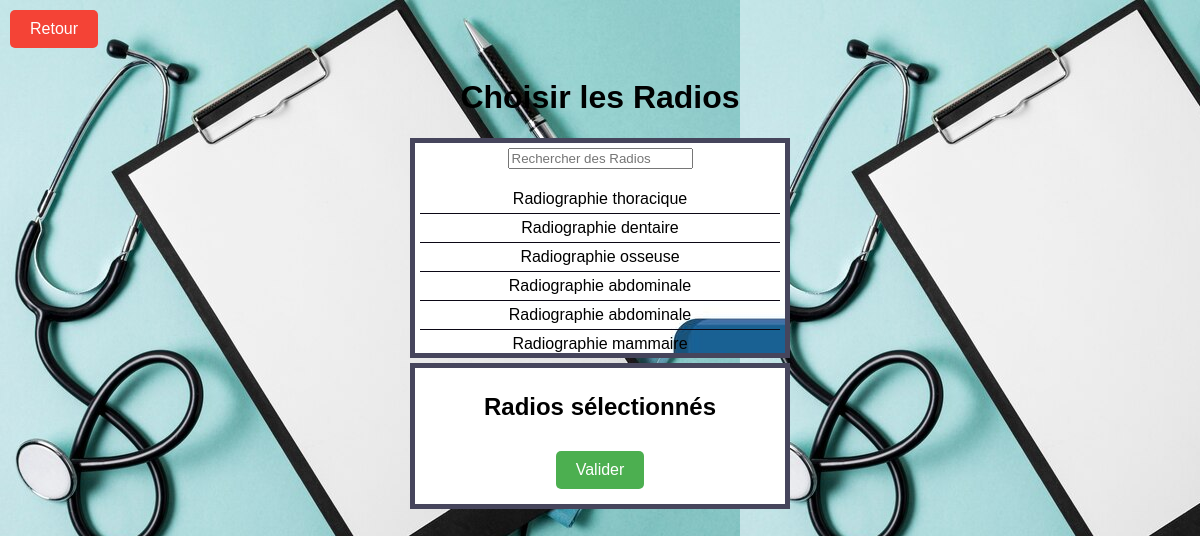
Page /radio.php on the committed database.
### tables this page shows
CREATE TABLE `radio` (
  `id_radio` int(11) NOT NULL,
  `nom_radio` varchar(50) NOT NULL
);

### radio.php (the view, shortened to what this page needs)
<?php
$mysqli = new mysqli('localhost', 'root', '', 'site');
$query = "SELECT id_radio, nom_radio FROM radio";
$result = $mysqli->query($query);
$data = [];
while ($row = $result->fetch_assoc()) {
    $data[] = $row;
}
?>
<!DOCTYPE html>
<html lang="en">
<head>
  <link rel="stylesheet" href="ord.css">
</head>
<body>
  <button id="retourButton">Retour</button>
  <h1>Choisir les Radios</h1>
  <center>
    <div class="searchResults">
      <input type="text" id="searchInput" placeholder="Rechercher des Radios">
      <ul id="searchResultsList">
        <?php foreach ($data as $row): ?>
          <li class="searchResultItem" data-id="<?php echo $row['id_radio']; ?>"><?php echo $row['nom_radio']; ?></li>
        <?php endforeach; ?>
      </ul>
    </div>
    <div class="selectedMedicaments">
      <h2>Radios sélectionnés</h2>
      <button id="validerButton">Valider</button>
    </div>
  </center>
</body>
</html>

### ord.css (style rules this page uses)
body { font-family: Arial, sans-serif; margin: 0; padding: 0; background-color: #f2f2f2; background-image: url('ord.jpg'); }
h1 { text-align: center; }
.selectedMedicaments { width: 30%; border: 5px solid #46455c; padding: 5px; margin: 5px; background-color: rgba(255, 255, 255, 0.8); background-image: url('ordd.jpg'); overflow-y: auto; max-height: 200px; }
.searchResults { width: 30%; border: 5px solid #46455c; padding: 5px; margin: 5px; background-color: rgba(255, 255, 255, 0.8); background-image: url('ordd.jpg'); overflow-y: auto; max-height: 200px; }
.searchResults h2, .selectedMedicaments h2 { margin-top: 5; }
.searchResults ul, .selectedMedicaments ul { list-style: none; padding: 0; }
.searchResultItem { cursor: pointer; }
.searchResults li { padding: 5px 10px; border-bottom: 1px solid #0b0815; }

### radio.php (style rules this page uses)
button { padding: 10px 20px; margin: 10px; font-size: 16px; cursor: pointer; border: none; border-radius: 5px; transition: background-color 0.3s, color 0.3s; }
#validerButton { background-color: #4CAF50; color: white; }
#retourButton { background-color: #f44336; color: white; }

### rows in the picture
radio: nom_radio "Radiographie thoracique"
radio: nom_radio "Radiographie dentaire"
radio: nom_radio "Radiographie osseuse"
radio: nom_radio "Radiographie abdominale"
radio: nom_radio "Radiographie abdominale"
radio: nom_radio "Radiographie mammaire"
